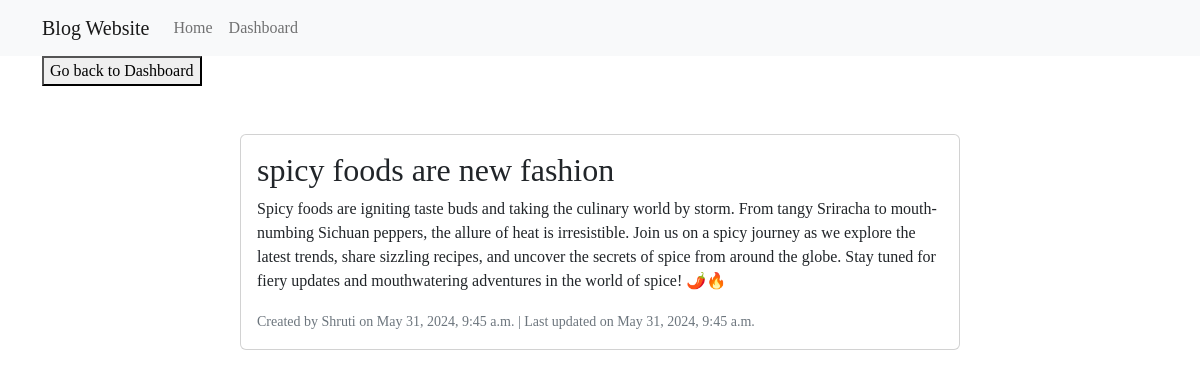
Page /blog/1/ on the committed database.
### blogg/models.py (models this page shows, shortened)
class Blog(models.Model):
    title = models.CharField(max_length=100)
    content = models.TextField()
    author = models.ForeignKey(User, on_delete=models.CASCADE)
    created_at = models.DateTimeField(auto_now_add=True)
    updated_at = models.DateTimeField(auto_now=True)

### blogg/views.py (the view)
# urls.py: path('blog/<int:pk>/', views.BlogDetailView.as_view(), name='blog_detail'),
class BlogDetailView(DetailView):
    model = Blog
    template_name = 'blogg/blogpage.html'
    context_object_name = 'blog'

### blogg/templates/blogg/blogpage.html (shortened to what this page needs)
{% extends 'blogg/base.html' %}
{% block content %}
<button onclick="history.back()">Go back to Dashboard</button>
<div class="container mt-5">
    <div class="row">
        <div class="col-md-8 offset-md-2">
            <div class="card">
                <div class="card-body">
                    <h2 class="card-title">{{ blog.title }}</h2>
                    <p class="card-text">{{ blog.content }}</p>
                    <p class="card-text">
                        <small class="text-muted">
                            Created by {{ blog.author.username }} on {{ blog.created_at }} | Last updated on {{ blog.updated_at }}
                        </small>
                    </p>
                </div>
            </div>
        </div>
    </div>
</div>
{% endblock %}

### rows in the picture
Blog: title "spicy foods are new fashion", content "Spicy foods are igniting taste buds and taking the culinary world by storm. From tangy Sriracha to mouth-numbing Sichuan peppers, the allure of heat is irresistible. Join us on a spicy journey as we explore the latest trends, share sizzling recipes, and uncover the secrets of spice from around the globe. Stay tuned for fiery updates and mouthwatering adventures in the world of spice! 🌶️🔥", author.username "Shruti", created_at "May 31, 2024, 9:45 a.m.", updated_at "May 31, 2024, 9:45 a.m."
